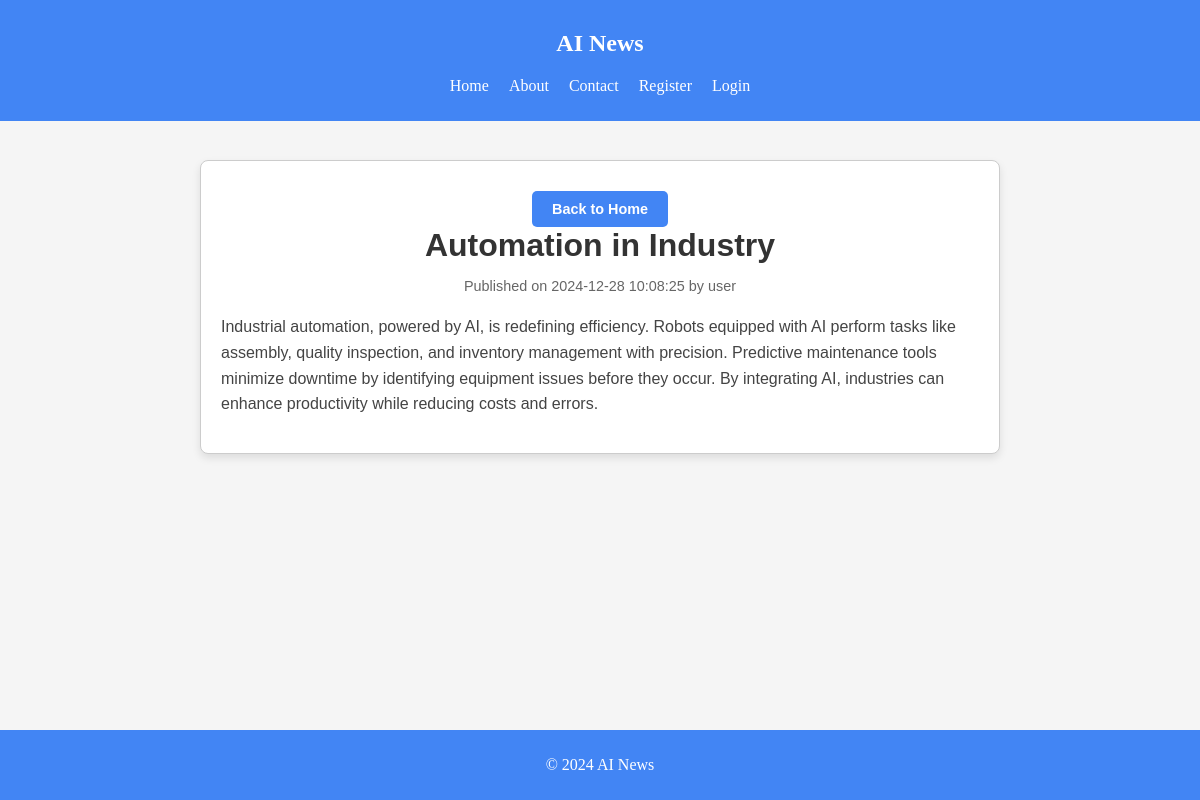
The page /posts/56 on the database its author committed.
### tables this page shows
CREATE TABLE "posts" (
    id INTEGER PRIMARY KEY AUTOINCREMENT,
    title TEXT NOT NULL,
    content TEXT NOT NULL,
    created_at TIMESTAMP DEFAULT CURRENT_TIMESTAMP,
    user_id INTEGER,
    FOREIGN KEY (user_id) REFERENCES users(id)
);

CREATE TABLE "users" (
    id INTEGER PRIMARY KEY AUTOINCREMENT,
    email TEXT NOT NULL UNIQUE,
    password TEXT NOT NULL,
    name TEXT NOT NULL
);

### controllers/PostController.php (called while the page is built, shortened)
<?php
class PostController {
    public function show($id) {
        $postModel = new PostModel();
        $post = $postModel->getPostById($id);
        include 'views/posts/show.php';
        include 'views/layouts/layout.php';
    }
}

### init.php (called while the page is built, shortened)
<?php
function getDbConnection() {
    return new SQLite3('/var/www/html/database/ai_news_blog.db');
}

### models/PostModel.php (called while the page is built, shortened)
<?php
class PostModel {
    private $db;
    public function __construct() {
        $this->db = getDbConnection();
    }
    public function getPostById($id) {
        $stmt = $this->db->prepare("
            SELECT posts.*, users.name AS author
            FROM posts
            JOIN users ON posts.user_id = users.id
            WHERE posts.id = :id
        ");
        $stmt->bindValue(':id', $id, SQLITE3_INTEGER);
        $result = $stmt->execute();
        return $result->fetchArray(SQLITE3_ASSOC);
    }
}

### views/posts/show.php (the view)
<section class="post-page">
    <div class="post-page-header">
        <?php if (!empty($_SESSION['user'])): ?>
            <a href="/posts" class="page-back-link">Back to Post List</a>
        <?php else: ?>
            <a href="/" class="page-back-link">Back to Home</a>
        <?php endif; ?>
        <h1 class="post-page-title"><?php echo htmlspecialchars($post['title']); ?></h1>
        <p class="post-page-meta">Published on <?php echo htmlspecialchars($post['created_at']); ?> by <?php echo htmlspecialchars($post['author']); ?></p>
    </div>
    <div class="post-page-content">
        <p><?php echo nl2br(htmlspecialchars($post['content'])); ?></p>
    </div>
</section>

### css/styles.css (style rules this page uses)
:root { --primary-color: #4285F4; --secondary-color: #34A853; --accent-color: #FBBC05; --background-color: #F5F5F5; --text-color: #202124; }
body { background-color: var(--background-color); color: var(--text-color); margin: 0; }
@media (min-width: 600px) { body { font-size: 16px; } }
section { width: 100%; max-width: 1200px; margin: 0 auto; padding: 20px; box-sizing: border-box; }
.post-page { max-width: 800px; margin: 40px auto; padding: 20px; background-color: #fff; border: 1px solid #ccc; border-radius: 8px; box-shadow: 0 4px 8px rgba(0, 0, 0, 0.1); text-align: center; font-family: Arial, sans-serif; }
.post-page-header { margin-bottom: 20px; }
.post-page-title { font-size: 2em; color: #333; margin: 0 0 10px; }
.post-page-meta { font-size: 0.9em; color: #666; }
.post-page-content { text-align: left; line-height: 1.6; color: #444; }
.page-back-link { display: inline-block; margin-top: 10px; padding: 10px 20px; background-color: #4285F4; color: #fff; text-decoration: none; border-radius: 5px; font-size: 0.9em; font-weight: bold; text-align: center; transition: background-color 0.3s ease; }

### rows shown on the page
posts: title "Automation in Industry", created_at "2024-12-28 10:08:25", user.name "user", content "Industrial automation, powered by AI, is redefining efficiency. Robots equipped with AI perform tasks like assembly, quality inspection, and inventory management with precision. Predictive maintenance tools minimize downtime by identifying equipment issues before they occur. By integrating AI, industries can enhance productivity while reducing costs and errors."
